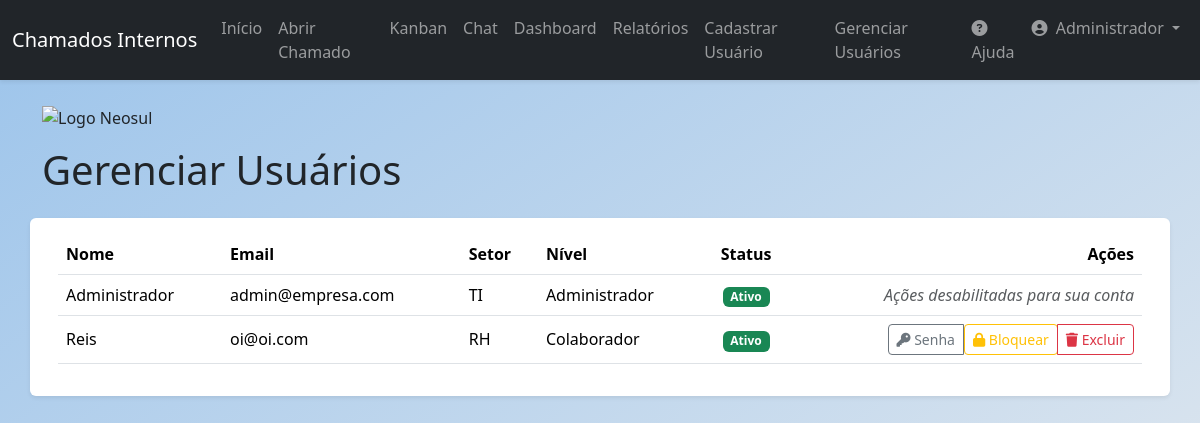
Screenshot of /users (signed in) with the database file from the repository.
### app/models.py (models this page shows, shortened)
class User(db.Model, UserMixin):
    id = db.Column(db.Integer, primary_key=True)
    name = db.Column(db.String(100), nullable=False)
    email = db.Column(db.String(120), unique=True, nullable=False)
    sector = db.Column(db.String(50), nullable=False)
    password = db.Column(db.String(128), nullable=False)
    access_level = db.Column(db.String(20), nullable=False, default='colaborador')
    is_active = db.Column(db.Boolean, nullable=False, default=True)
    created_at = db.Column(db.DateTime, default=datetime.utcnow)
    tickets_created = db.relationship('Ticket', backref='author', lazy=True, foreign_keys='Ticket.user_id')
    tickets_assigned = db.relationship('Ticket', backref='assignee_user', lazy=True, foreign_keys='Ticket.assigned_to')
    comments = db.relationship('Comment', backref='comment_author', lazy=True)

### app/routes.py (the view, shortened to what this page needs)
@main.route('/users', methods=['GET', 'POST'])
@login_required
def user_management():
    if not is_admin(): abort(403)
    form = ChangePasswordForm()
    users = User.query.order_by(User.name).all()
    return render_template('user_management.html', title='Gerenciar Usuários', users=users, form=form)

### app/__init__.py (called while the page is built)
@login_manager.user_loader
def load_user(user_id):
    from app.models import User
    return User.query.get(int(user_id))

### app/routes.py (called while the page is built)
def is_admin():
    return current_user.is_authenticated and current_user.access_level == 'administrador'

### app/templates/user_management.html (shortened to what this page needs)
{% extends "base.html" %}
{% block content %}
 <div class="row mt-4">
    <div class="col-12 mb-3">
        <img src="https://neosul.com.br/clientes/1/img/logo.png" alt="Logo Neosul" style="max-width: 250px; height: auto;">
    </div>
    <h1 class="mb-4">Gerenciar Usuários</h1>
    <div class="card shadow-sm">
        <div class="card-body">
            <div class="table-responsive">
                <table class="table table-hover align-middle">
                    <thead>
                        <tr>
                            <th>Nome</th>
                            <th>Email</th>
                            <th>Setor</th>
                            <th>Nível</th>
                            <th class="text-center">Status</th>
                            <th class="text-end">Ações</th>
                        </tr>
                    </thead>
                    <tbody>
                        {% for user in users %}
                        <tr>
                            <td>{{ user.name }}</td>
                            <td>{{ user.email }}</td>
                            <td>{{ user.sector }}</td>
                            <td>{{ user.access_level.capitalize() }}</td>
                            <td class="text-center">
                                {% if user.is_active %}
                                    <span class="badge bg-success">Ativo</span>
                                {% else %}
                                    <span class="badge bg-danger">Bloqueado</span>
                                {% endif %}
                            </td>
                            <td class="text-end">
                                {% if user.id != current_user.id %}
                                <div class="btn-group">
                                    <button type="button" class="btn btn-sm btn-outline-secondary" data-bs-toggle="modal" data-bs-target="#changePasswordModal" data-user-id="{{ user.id }}" data-user-name="{{ user.name }}">
                                        <i class="fas fa-key"></i> Senha
                                    </button>
                                    <form action="{{ url_for('main.toggle_user_status', user_id=user.id) }}" method="POST" class="d-inline">
                                        {% if user.is_active %}
                                            <button type="submit" class="btn btn-sm btn-outline-warning">
                                                <i class="fas fa-lock"></i> Bloquear
                                            </button>
                                        {% else %}
                                            <button type="submit" class="btn btn-sm btn-outline-success">
                                                <i class="fas fa-unlock"></i> Ativar
                                            </button>
                                        {% endif %}
                                    </form>
                                    <button type="button" class="btn btn-sm btn-outline-danger" data-bs-toggle="modal" data-bs-target="#deleteUserModal" data-user-id="{{ user.id }}" data-user-name="{{ user.name }}">
                                        <i class="fas fa-trash"></i> Excluir
                                    </button>
                                </div>
                                {% else %}
                                    <span class="text-muted fst-italic">Ações desabilitadas para sua conta</span>
                                {% endif %}
                            </td>
                        </tr>
                        {% endfor %}
                    </tbody>
                </table>
            </div>
        </div>
    </div>
{% endblock content %}

### app/templates/components/navbar.html (shortened to what this page needs)
<nav class="navbar navbar-expand-lg navbar-dark bg-dark shadow-sm">
    <div class="container-fluid">
        <a class="navbar-brand" href="{{ url_for('main.home') }}">Chamados Internos</a>
        <div class="collapse navbar-collapse" id="navbarNav">
            <ul class="navbar-nav me-auto mb-2 mb-lg-0">
                {% if current_user.is_authenticated %}
                    <li class="nav-item">
                        <a class="nav-link" href="{{ url_for('main.home') }}">Início</a>
                    </li>
                    <li class="nav-item">
                        <a class="nav-link" href="{{ url_for('main.create_ticket') }}">Abrir Chamado</a>
                    </li>
                    <li class="nav-item">
                        <a class="nav-link" href="{{ url_for('main.tickets_kanban') }}">Kanban</a>
                    </li>
                    <li class="nav-item">
                        <a id="nav-chat-link" class="nav-link position-relative" href="{{ url_for('main.chat_users') }}">
                            Chat
                        </a>
                    </li>
                    {% if current_user.access_level in ['tecnico', 'administrador'] %}
                        <li class="nav-item">
                            <a class="nav-link" href="{{ url_for('main.dashboard') }}">Dashboard</a>
                        </li>
                        <li class="nav-item">
                            <a class="nav-link" href="{{ url_for('main.reports') }}">Relatórios</a>
                        </li>
                    {% endif %}
                    {% if current_user.access_level == 'administrador' %}
                        <li class="nav-item">
                            <a class="nav-link" href="{{ url_for('main.register') }}">Cadastrar Usuário</a>
                        </li>
                        <li class="nav-item">
                            <a class="nav-link" href="{{ url_for('main.user_management') }}">Gerenciar Usuários</a>
                        </li>
                    {% endif %}
                {% endif %}
            </ul>
            <ul class="navbar-nav ms-auto mb-2 mb-lg-0">
                {% if current_user.is_authenticated %}
                    <li class="nav-item">
                        <a class="nav-link" href="{{ url_for('main.help') }}"><i class="fas fa-question-circle me-1"></i>Ajuda</a>
                    </li>
                    <li class="nav-item dropdown">
                        <a class="nav-link dropdown-toggle" href="#" id="navbarDropdown" role="button" data-bs-toggle="dropdown" aria-expanded="false">
                            <i class="fas fa-user-circle me-1"></i> {{ current_user.name }}
                        </a>
                    </li>
                {% else %}
                    <li class="nav-item">
                        <a class="nav-link" href="{{ url_for('main.login') }}">Login</a>
                    </li>
                {% endif %}
            </ul>
        </div>
    </div>
</nav>

### app/static/css/style.css (style rules this page uses)
body { background: linear-gradient(to bottom right, #9cc4eb, #e9ecef); background-attachment: fixed; }
.card { border: none; box-shadow: 0 4px 8px rgba(0,0,0,0.05); }

### rows the page displays
User: name "Administrador", email "admin@empresa.com", sector "TI", access_level "Administrador", is_active "Ativo", shows "Ações desabilitadas para sua conta"
User: name "Reis", email "oi@oi.com", sector "RH", access_level "Colaborador", is_active "Ativo"
